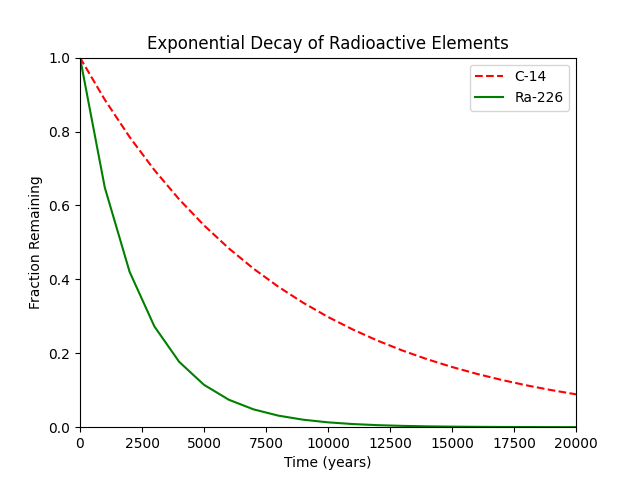

This figure's Python source:
#!/usr/bin/env python3
"""Compare half distruction C-14 VS Ra-226"""
import numpy as np
import matplotlib.pyplot as plt


def two():
    """Exponential Decay of 2 Radioactive Elements"""
    x = np.arange(0, 21000, 1000)
    r = np.log(0.5)
    t1 = 5730
    t2 = 1600
    y1 = np.exp((r / t1) * x)
    y2 = np.exp((r / t2) * x)
    plt.figure(figsize=(6.4, 4.8))

    plt.title('Exponential Decay of Radioactive Elements')
    plt.xlabel('Time (years)')
    plt.ylabel('Fraction Remaining')
    plt.xlim(0, 20000)
    plt.plot(x, y1, color="red", ls="--", label='C-14')
    plt.plot(x, y2, color="green", ls="-", label='Ra-226')
    plt.legend(loc='upper right')

    plt.savefig("3-two")
    plt.show()


if __name__ == '__main__':
    two()
